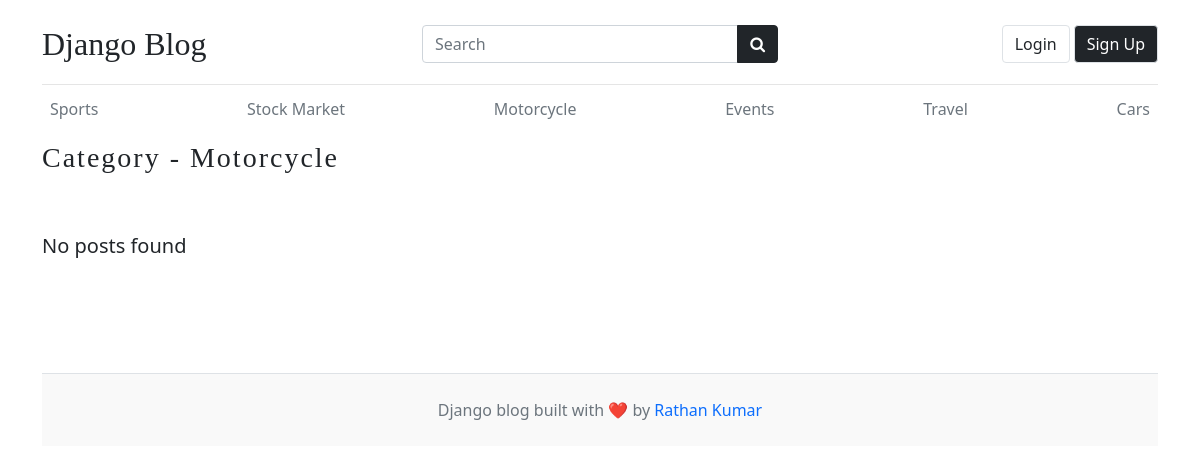
The app's page /category/3/, older data.
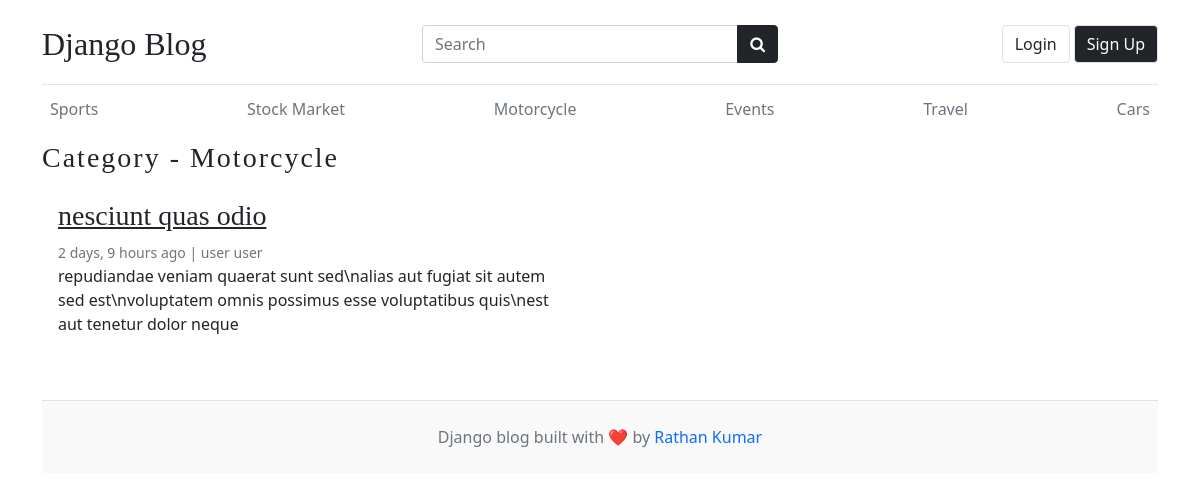
The same page, newer data.
### blogs/models.py (models this page shows, shortened)
class Category(models.Model):
    category_name = models.CharField(max_length=50, unique= True)
    created_at = models.DateTimeField(auto_now_add=True)
    updated_at = models.DateTimeField(auto_now=True)
    def __str__(self) -> str:
        return self.category_name
    class Meta:
        verbose_name_plural = 'Categories'

class Blog(models.Model):
    title = models.CharField(max_length=100)
    slug = models.SlugField(max_length=150,unique=True, blank=True) # Slug is the - in the url This-is-My-first-Blog --> this should automatically created check setup in your admin.py
    category=models.ForeignKey(Category,on_delete=models.CASCADE)# if you delete the Category all Blog under that Category is deleted
    author = models.ForeignKey(User,on_delete=models.CASCADE)
    featured_image = models.ImageField(upload_to='uploads/%Y/%m/%d',default='golden_burst.jpg') # the Image uploaded will go to this directory NOTE: this directory will be create automatically using the declared name in upload_to
    short_description= models.TextField(max_length=500)
    blog_body=models.TextField(max_length=2000)
    status = models.CharField(choices=STATUS_CHOICES, default='Draft')  # the model field will depend on the choices since we use 0,1 as value that is why we use IntegerField
    is_featured= models.BooleanField(default = False)
    created_at = models.DateTimeField(auto_now_add=True)
    updated_at = models.DateTimeField(auto_now=True)

### blogs/views.py (the view)
def posts_by_category(request,category_id):
    posts = Blog.objects.filter(status='Published',category=category_id)
    category = Category.objects.get(id=category_id)
    context={
        'category':category,
        'posts':posts,
    }
    return render(request,'post_by_category.html',context)

### blogs/context_processors.py (called while the page is built)
def get_categories(request):
    categories = Category.objects.all()
    return dict(categories=categories)

def get_socials(request):
    socials = Socials.objects.all()
    return dict(socials=socials)

### templates/post_by_category.html (shortened to what this page needs)
{% extends "base.html" %}
{% load static %}
  {% block content %}
      <h3 class="text-upppercase text-dark" style="letter-spacing: 2px;">Category - {{category}} </h3>
      <div class="row mb-2">
          {% if posts %}
            {% for post in posts %}
                <div class="col-md-6">
                    <div class="card border-0">
                        <div class="card-body">
                            <h3><a href="{%url 'blogs' post.slug%}" class="text-dark">{{post.title}}</a></h3>
                            <small class="mb-1 text-muted">{{post.created_at| timesince}} ago | {{post.author.first_name}} {{post.author.last_name}}</small>
                            <p class="card-text">
                            {{post.short_description | truncatewords:20}}
                            </p>
                        </div>
                    </div>
                </div>
              {% endfor %}
            {% else %}
            <div class="col-md-2 my-5 lead">
              <p>No posts found</p>
            </div>
          {% endif %}
      </div>
  {% endblock content %}

### templates/base.html (shortened to what the changed rows need)
{% load static %}
<!DOCTYPE html>
<html lang="en">
    <head>
        <link href="https://cdn.jsdelivr.net/npm/bootstrap@5.0.2/dist/css/bootstrap.min.css" rel="stylesheet">
        <link rel="stylesheet" href="https://cdnjs.cloudflare.com/ajax/libs/font-awesome/4.7.0/css/font-awesome.min.css">
        <link type='text/css' href="{% static 'css/blog.css' %}" rel="stylesheet" />
    </head>
    <body>
        {% if hide_nav %}
        {% else %}
        <div class="container">
            <header class="blog-header py-3">
                <nav>
                </nav>
            </header>
        {% endif %}
        {% if hide_category %}
        {% else %}
            <div class="nav-scroller py-1 mb-2">
                <nav class="nav d-flex justify-content-between overflow-auto">
                    {% for category in categories %}
                        <a class="p-2 text-muted text-decoration-none" href="{%url 'posts_by_category' category.id%}">{{category}}</a>
                    {% endfor %}
                </nav>
            </div>
        {% endif %}
        {% block content %}{% endblock content %}
        {% if hide_footer %}
        {% else %}
            <footer class="blog-footer py-4 mt-5 text-center text-muted border-top">
                <div class="container">
                </div>
            </footer>
        {% endif %}
    </body>
</html>

Row changes from the older to the newer data that the page shows:
added Blog: title "nesciunt quas odio", created_at "2 days, 9 hours", author.first_name "user", author.last_name "user", short_description "repudiandae veniam quaerat sunt sed\\nalias aut fugiat sit autem sed est\\nvoluptatem omnis possimus esse voluptatibus quis\\nest aut tenetur dolor neque"
Text that changed along with them:
text no longer shown: "No posts found"
